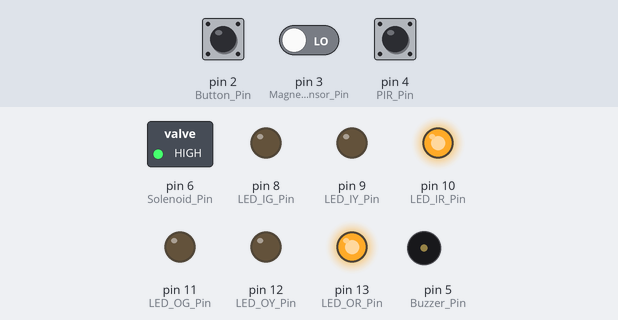
A sketch run on a simulated Arduino Uno, built with avr-gcc and run on an emulated ATmega328P. Shown: switched loads named in the sketch (green lamp = pin HIGH), output pins drawn as LEDs (lit = HIGH), buzzer (waves = sounding). Inputs (shaded band) come from the test bench; at power-on: pin 2 (Button_Pin) HIGH, pin 3 (MagneticSensor_Pin) LOW, pin 4 (PIR_Pin) HIGH. What the sketch prints to the serial monitor is not drawn.

Above: at 0.05 s.
At 5.05 s:
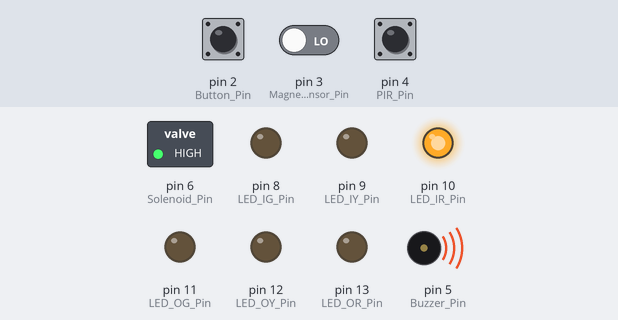
At 10.05 s:
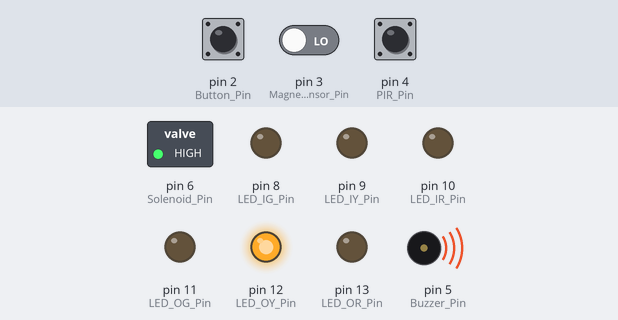
At 19.95 s:
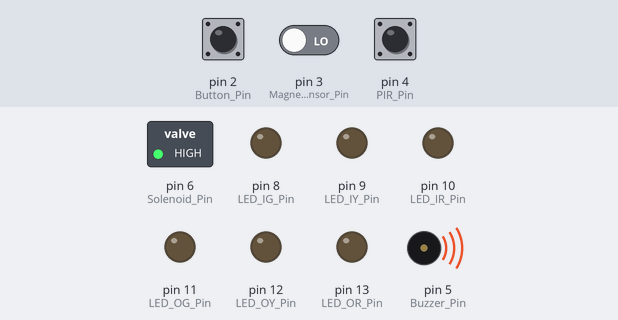
At 29.65 s:
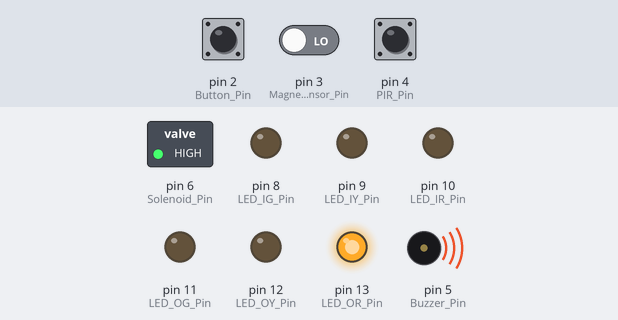
At 39.85 s:
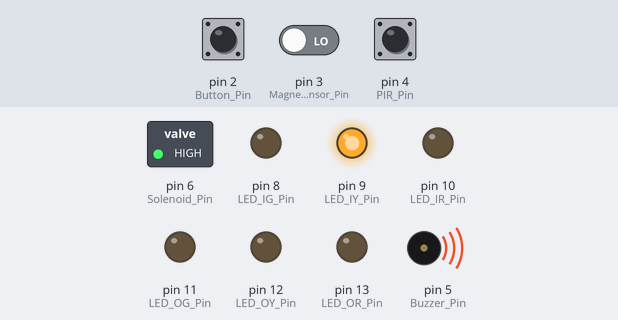
Timing chart, 0 to 40.0 s (numbered marks = the images above):
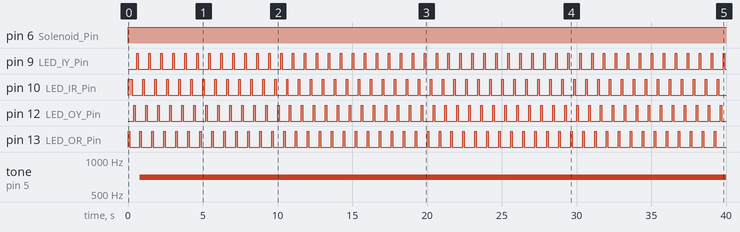

The sketch:

Main.ino
```cpp
//include "Name.h"
#include "Procedure.h"

//class name(params);
Procedure Session;

//put your setup code here, to run once:
void setup() {
  Session.init();
}

// put your main code here, to run repeatedly:
void loop() {
  Session.MainProcedure();
}
```

Button.cpp
```cpp
#include "Button.h"

Button::Button(){}

Button::Button(byte pin){
  this->pin = pin;
}

void Button::init(){
  pinMode(pin,INPUT_PULLUP);
}

bool Button::checkState(){
  NewState = !digitalRead(pin);
  return NewState;
}

bool Button::SingleState(){
  NewState = !digitalRead(pin);
  if(NewState == LOW && OldState == HIGH){
    OldState = NewState;
    return HIGH;
  } else {
    OldState = NewState;
    return LOW;
  }
}
```

Button.h
```cpp
#ifndef Button_h
#define Button_h

#include <Arduino.h>

class Button
{
private:
//attributes
  byte pin;
  bool NewState = LOW;
  bool OldState = LOW;
//methods
protected:
//attributes
//methods
public:
//attributes
  Button();
  Button(byte pin);
  void init();
  bool checkState();
  bool SingleState();

//methods

};

#endif
```

Buzzer.cpp
```cpp
#include "Buzzer.h"

Buzzer::Buzzer(){}

Buzzer::Buzzer(byte pin){
  this->pin = pin;
}

void Buzzer::init(){
  pinMode(pin,OUTPUT);
}

void Buzzer::AlarmProcedure(AudioAlarmType procType){
  if (procType == Burglary){
    freq = 700;
    tone(pin,freq);
  } else if (procType == PhaseSwitch){
    freq = 200;
    tone(pin,freq,1000);
  } else if (procType == turnOff){
    noTone(pin);
  }
}
```

Buzzer.h
```cpp
#ifndef Buzzer_h
#define Buzzer_h

#include <Arduino.h>

class Buzzer
{
private:
  byte pin;
  int freq;
protected:
public:
  enum AudioAlarmType{PhaseSwitch, Burglary, turnOff};
  Buzzer();
  Buzzer(byte pin);
  void init();
  void AlarmProcedure(AudioAlarmType procType);
};

#endif
```

LED.cpp
```cpp
#include "LED.h"

void LED::on(){
  state = HIGH;
  digitalWrite(pin,state);
}

void LED::off(){
  state = LOW;
  digitalWrite(pin,state);
}

LED::LED(){}

LED::LED(byte pin){
  this->pin = pin;
}

void LED::init(){
  pinMode(pin, OUTPUT);
}

bool LED::checkState(){
  return state;
}

void LED::LEDProcedure(VisualAlarmType procType){
  if (procType == Burglary){
    on();
    delay(100);
    off();
    delay(100);
  }else if (procType == turnOn){
    on();
  }else if (procType == turnOff){
    off();
  }
}
```

LED.h
```cpp
#ifndef LED_h //if not defined (Header Guard: stops double inclusion)
#define LED_h

#include <Arduino.h> //must include in .h files

class LED
{
private:
  // attributes
  byte pin;
  bool state;
  //methods
  void on();
  void off();
protected:
  //attributes
  //methods
public:
  //attributes
  enum VisualAlarmType{Burglary, turnOn, turnOff};
  //methods
  LED(); // do not use (default constructor, [failsafe?])
  LED(byte pin); // class constructor
  void init();
  bool checkState();
  void LEDProcedure(VisualAlarmType procType);
};

#endif 
```

MagneticSensor.cpp
```cpp
#include "MagneticSensor.h"

MagneticSensor::MagneticSensor(){}

MagneticSensor::MagneticSensor(byte pin){
  this->pin = pin;
}

void MagneticSensor::init(){
  pinMode(pin,INPUT);
}

bool MagneticSensor::checkState(){
  State = digitalRead(pin);
  return State;
}
```

MagneticSensor.h
```cpp
#ifndef MagneticSensor_h
#define MagneticSensor_h

#include <Arduino.h>

class MagneticSensor
{
private:
  byte pin;
  bool State;
protected:
public:
  MagneticSensor();
  MagneticSensor(byte pin);
  void init();
  bool checkState();
};

#endif
```

PIR.cpp
```cpp
#include "PIR.h"

PIR::PIR(){}

PIR::PIR(byte pin){
  this->pin = pin;
}

void PIR::init(){
  pinMode(pin,INPUT);
  digitalWrite(pin,LOW);
}

bool PIR::checkState(){
  State = digitalRead(pin);
  return State;
}

bool PIR:: checkRising(){
  State = digitalRead(pin);
  if(State == HIGH && OldState == LOW){
    OldState = State;
    return HIGH;
  } else {
    OldState = State;
    return LOW;
  }
}
```

PIR.h
```cpp
#ifndef PIR_h
#define PIR_h

#include <Arduino.h>

class PIR
{
private:
  //attributes
  byte pin;
  bool State;
  bool OldState;
  //methods
protected:
  //attributes
  //methods
public:
  //attributes
  //methods
  PIR();
  PIR(byte pin);
  void init();
  bool checkState();
  bool checkRising();
};

#endif
```

Procedure.cpp
```cpp
#include "Procedure.h"

Procedure::Procedure() : LED_OG(LED_OG_Pin), LED_OY(LED_OY_Pin), LED_OR(LED_OR_Pin), LED_IG(LED_IG_Pin), LED_IY(LED_IY_Pin), LED_IR(LED_IR_Pin),
MotionSensor(PIR_Pin), OverrideButton(Button_Pin), DoorSolenoid(Solenoid_Pin), DoorMagneticSensor(MagneticSensor_Pin), AlarmBuzzer(Buzzer_Pin){}

void Procedure::init(){
  Serial.begin(9600);
  LED_OG.init();
  LED_OY.init();
  LED_OR.init();
  LED_IG.init();
  LED_IY.init();
  LED_IR.init();
  MotionSensor.init();
  OverrideButton.init(); //going outdoors
  AlarmBuzzer.init();
  DoorSolenoid.init();
  DoorMagneticSensor.init();
  EmergencyState = LOW;
  LastMillis = 0;
  elapsed = 0;
  ProcStep = 1;
  StateCode[0] = '0';;
}

void Procedure::MainProcedure(){
  switch (ProcStep){
    case 0:
    message = Communicator.Read();
    if (message == "SystemStart"){
      ProcStep = 1;
    }
    break;
    case 1: //pressing button outside door
    StateCode[0] = '0';
    IntendedDoorState = HIGH;
    IntendedMotion = LOW;
    LED_OR.LEDProcedure(LED::turnOn);
    LED_IR.LEDProcedure(LED::turnOn);
    DoorSolenoid.on();
    if(OverrideButton.SingleState()==HIGH){
      LED_OR.LEDProcedure(LED::turnOff);
      LED_OY.LEDProcedure(LED::turnOn);
      CheckStates();
      Communicator.Write("FacialRecognition");
      ProcStep = 2;
    }
    break;
    case 2: //waiting at door
    message = Communicator.Read();
    if (message == "Authorised"){
      ProcStep = 3;
    }
    break;
    case 3: //opening door
    IntendedDoorState = LOW;
    IntendedMotion = HIGH;
    DoorSolenoid.off();
    LED_OY.LEDProcedure(LED::turnOff);
    LED_OG.LEDProcedure(LED::turnOn);
    if (DoorMagneticSensor.checkState() == LOW){
      LED_IR.LEDProcedure(LED::turnOff);
      LED_IY.LEDProcedure(LED::turnOn);
      ProcStep = 4;
    }
    break;
    case 4: //entering room and closing door
    if (MotionSensor.checkState() == HIGH && DoorMagneticSensor.checkState() == HIGH){
      DoorSolenoid.on();
      IntendedDoorState = HIGH;
      LED_OG.LEDProcedure(LED::turnOff);
      LED_OR.LEDProcedure(LED::turnOn);
      ProcStep = 5;
    }
    break;
    case 5: // phase 2 switch: the magnetic reed switch and solenoid will now act for the inner door in the sequence
    if (OverrideButton.SingleState()==HIGH){
      StateCode[0] = '1';
      AlarmBuzzer.AlarmProcedure(Buzzer::PhaseSwitch);
      DoorSolenoid.off();
      ProcStep = 6;
    }
    break;
    case 6: // opening inner door
    IntendedDoorState = LOW;
    LED_IY.LEDProcedure(LED::turnOff);
    LED_IG.LEDProcedure(LED::turnOn);
    if (DoorMagneticSensor.checkState() == LOW){
      ProcStep = 7;
    }
    break;
    case 7: //leaving room & closing inner door
    if (DoorMagneticSensor.checkState() == HIGH && MotionSensor.checkState() ==  LOW){
      LED_IG.LEDProcedure(LED::turnOff);
      LED_IR.LEDProcedure(LED::turnOn);
      DoorSolenoid.on();
      ProcStep = 1;
    }
    break;
  }
  CheckStates();
  AlarmCheck();
}

void Procedure::CheckStates(){
  StateCode[1] = LED_OR.checkState() ? '1' : '0';
  StateCode[2] = LED_OY.checkState() ? '1' : '0';
  StateCode[3] = LED_OG.checkState() ? '1' : '0';
  StateCode[4] = LED_IR.checkState() ? '1' : '0';
  StateCode[5] = LED_IY.checkState() ? '1' : '0';
  StateCode[6] = LED_IG.checkState() ? '1' : '0';
  StateCode[7] = MotionSensor.checkState() ? '1' : '0';
  StateCode[8] = DoorSolenoid.checkState() ? '1' : '0';
  StateCode[9] = DoorMagneticSensor.checkState() ? '1' : '0';
  StateChange = 0;
  for (int i = 0;i<10;i++){
    if (StateCode[i] != OldStateCode[i]){
      StateChange = 1;
      break;
    }
  }
  if (StateChange) {
    for (int i = 0; i < 10; i++) {
      Serial.print(StateCode[i]);
      OldStateCode[i] = StateCode[i];
    }
    Serial.println();
  }
}
void Procedure::AlarmCheck(){
  if (IntendedDoorState  == HIGH && DoorMagneticSensor.checkState() == LOW && EmergencyState == LOW){ // intended closed but open
    EmergencyState = HIGH;
    Communicator.Write("AlarmActive");
  }
  if (MotionSensor.checkRising() == HIGH){ // set the start of elapsed to when a rising edge occurs
    LastMillis = millis();
  }
  if (IntendedMotion == LOW && MotionSensor.checkState() == HIGH && EmergencyState == LOW){ // intended empty but detects motion
    elapsed = millis()-LastMillis;
    if (elapsed >= 20000){
      EmergencyState = HIGH;
      Communicator.Write("AlarmActive");
    }
  }
  while (EmergencyState == HIGH){
    AlarmActivate();
    message = Communicator.Read();
    if (message == "Abort"){
      AlarmAbort();
      LastMillis = millis();
      EmergencyState = LOW;
    }
  }
}

void Procedure::AlarmActivate(){
  LED_OR.LEDProcedure(LED::Burglary);
  LED_IR.LEDProcedure(LED::Burglary);
  LED_OY.LEDProcedure(LED::Burglary);
  LED_IY.LEDProcedure(LED::Burglary);
  AlarmBuzzer.AlarmProcedure(Buzzer::Burglary);
}

void Procedure::AlarmAbort(){
  LED_OR.LEDProcedure(LED::turnOff);
  LED_IR.LEDProcedure(LED::turnOff);
  LED_OY.LEDProcedure(LED::turnOff);
  LED_IY.LEDProcedure(LED::turnOff);
  AlarmBuzzer.AlarmProcedure(Buzzer::turnOff);
}
```

Procedure.h
```cpp
#ifndef Procedure_h
#define Procedure_h

#include <Arduino.h>

#include "LED.h"
#include "PIR.h"
#include "Solenoid.h"
#include "Buzzer.h"
#include "MagneticSensor.h"
#include "Button.h"
#include "SerialComm.h"

#define LED_OG_Pin 11
#define LED_OY_Pin 12
#define LED_OR_Pin 13
#define LED_IG_Pin 8
#define LED_IY_Pin 9
#define LED_IR_Pin 10
#define PIR_Pin 4
#define Solenoid_Pin 6
#define Buzzer_Pin 5
#define MagneticSensor_Pin 3
#define Button_Pin 2

class Procedure
{
private:
//attributes
  int ProcStep;
  String message;
  char StateCode[10];
  char OldStateCode[10] = {'0','0','0','0','0','0','0','0','0','0'};
  bool StateChange;
  bool IntendedDoorState;
  bool IntendedMotion;
  bool EmergencyState;
  unsigned int elapsed;
  unsigned int LastMillis;
//Instantiate objects
  LED LED_OG, LED_OY, LED_OR, LED_IG, LED_IY, LED_IR;
  PIR MotionSensor;
  Button OverrideButton;
  Buzzer AlarmBuzzer;
  MagneticSensor DoorMagneticSensor;
  Solenoid DoorSolenoid;
  SerialComm Communicator;
//methods
  void CheckStates();
  void AlarmCheck();
  void AlarmActivate();
  void AlarmAbort();
protected:
//attributes
//methods
public:
//attributes
//methods
  Procedure();
  void init();
  void MainProcedure();
};

#endif
```

SerialComm.cpp
```cpp
#include "SerialComm.h"

SerialComm::SerialComm(){}

String SerialComm::Read(){
  if(Serial.available()>0){
    delay(10);
    recieved = Serial.readStringUntil('\n');
    recieved.trim();
    return recieved;
  }
}

void SerialComm::Write(String message){
  Serial.println(message);
}
```

SerialComm.h
```cpp
#ifndef SerialComm_h
#define SerialComm_h

#include <Arduino.h>

class SerialComm
{
private:
String recieved;
String message;
protected:
public:
SerialComm();
String Read();
void Write(String message);
};

#endif
```

Solenoid.cpp
```cpp
#include "Solenoid.h"

Solenoid::Solenoid(){}

Solenoid::Solenoid(byte pin){
  this->pin = pin;
}

void Solenoid::init(){
  pinMode(pin,OUTPUT);
}

void Solenoid::on(){
  state = HIGH;
  digitalWrite(pin,state);
}

void Solenoid::off(){
  state = LOW;
  digitalWrite(pin,state);
}

bool Solenoid::checkState(){
  return state;
}
```

Solenoid.h
```cpp
#ifndef Solenoid_h
#define Solenoid_h

#include <Arduino.h>

class Solenoid
{
private:
  byte pin;
  bool state;
protected:
public:
  Solenoid();
  Solenoid(byte pin);
  void init();
  void on();
  void off();
  bool checkState();
};

#endif
```

Measured:
- by itself, pin 6 (Solenoid_Pin): LOW → HIGH at 0.00 s
- by itself, pin 9 (LED_IY_Pin), pin 12 (LED_OY_Pin), pin 13 (LED_OR_Pin): alternates HIGH for 0.10 s and LOW for 0.70 s
- by itself, pin 10 (LED_IR_Pin): repeats every 0.80 s: LOW 0.70 s, HIGH 0.10 s
- by itself, tone on pin 5 (Buzzer_Pin): silent → 700 Hz at 0.80 s
